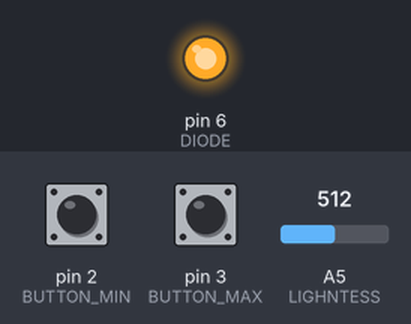
The sketch below on a simulated Arduino Uno, built with avr-gcc and run on an emulated ATmega328P. Shown: output pins drawn as LEDs (lit = HIGH). Inputs (shaded band) come from the test bench; at power-on: A5 (LIGHNTESS) = 512, pin 2 (BUTTON_MIN) LOW, pin 3 (BUTTON_MAX) LOW.

Above: at 1.2 s.
1.3 s: A5 (LIGHNTESS) set to 268
2.8 s: A5 (LIGHNTESS) set to 241
At 3.3 s:
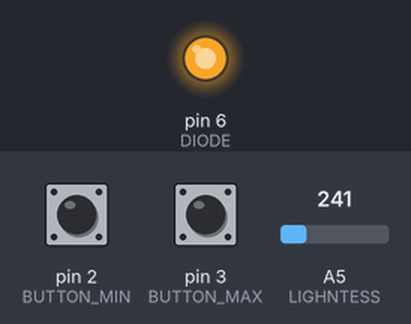
4.3 s: pin 2 (BUTTON_MIN) pulled HIGH for 0.15 s
At 5.5 s:
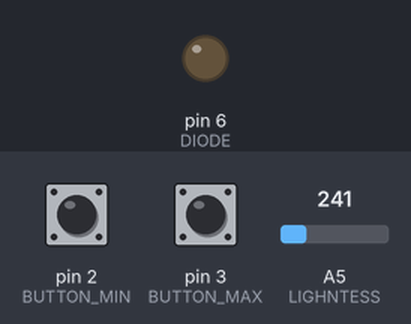
5.9 s: pin 3 (BUTTON_MAX) pulled HIGH for 0.15 s
At 6.8 s:
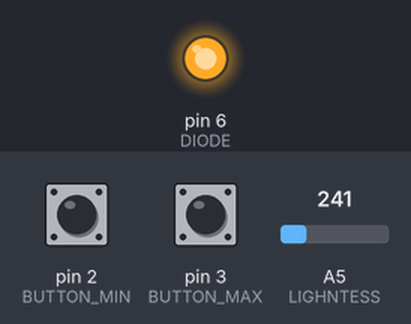
Timing chart, 0 to 8.5 s (numbered marks = the images above; inputs shaded):
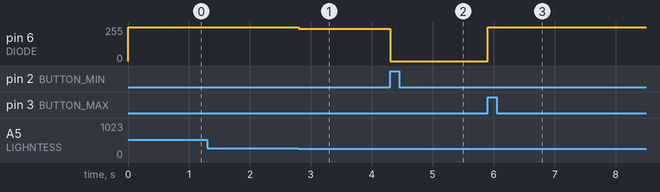

Measured:
- after the input at 1.3 s, every drawn part: stays the same
- after the input at 2.8 s, pin 6 (DIODE): 255/255 → 241/255 at once
- after the input at 4.3 s, pin 6 (DIODE): 241/255 → 0/255 at once
- after the input at 5.9 s, pin 6 (DIODE): 0/255 → 255/255 at once

The sketch:

task02.ino
```cpp
/* Pin configuration. */
#define BUTTON_MIN 2
#define BUTTON_MAX 3
#define DIODE 6
#define LIGHNTESS A5

/* World constants. */
#define ANALOG_MIN 0
#define ANALOG_MAX 255

/* Main program logic. */
int lightMin;
int lightMax;

int dimm(int lightness) {
	int clamped = constrain(lightness, lightMin, lightMax);
	return map(clamped, lightMin, lightMax, ANALOG_MIN, ANALOG_MAX);
}

void setup() {
	pinMode(BUTTON_MIN, INPUT);
	pinMode(BUTTON_MAX, INPUT);
	pinMode(LIGHNTESS, INPUT);

	lightMin = ANALOG_MIN;
	lightMax = ANALOG_MAX;
}

void loop() {
	int lightness = analogRead(LIGHNTESS);

	boolean minPressed = digitalRead(BUTTON_MIN) == HIGH;
	if (minPressed) {
		lightMin = lightness;
	}
	boolean maxPressed = digitalRead(BUTTON_MAX) == HIGH;
	if (maxPressed) {
		lightMax = lightness;
	}

	analogWrite(DIODE, dimm(lightness));
}
```
